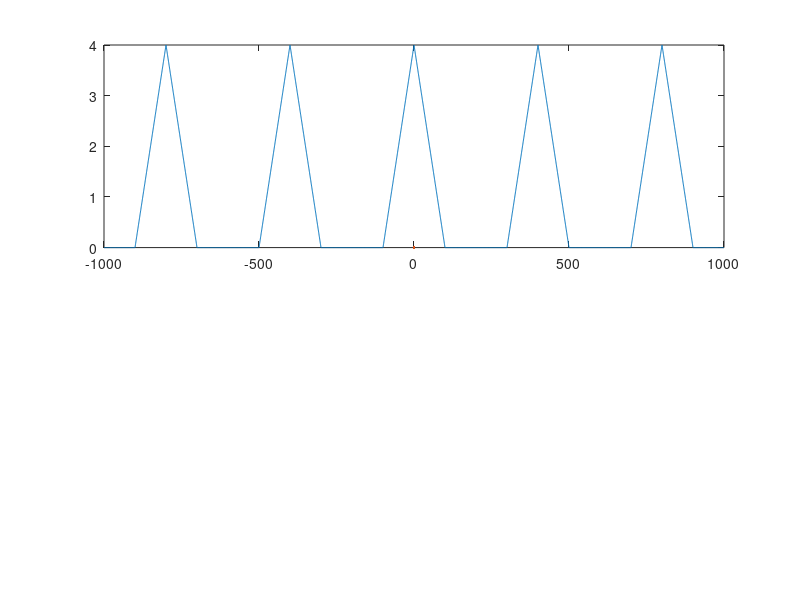
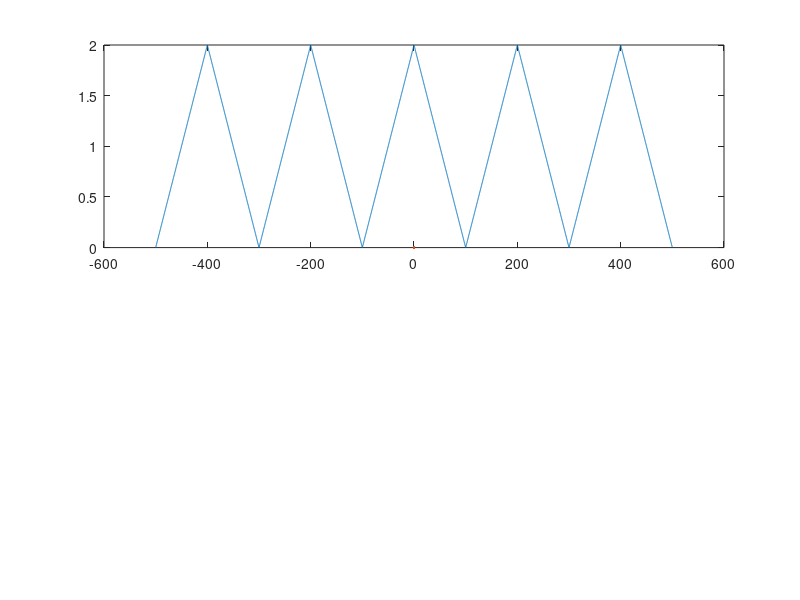
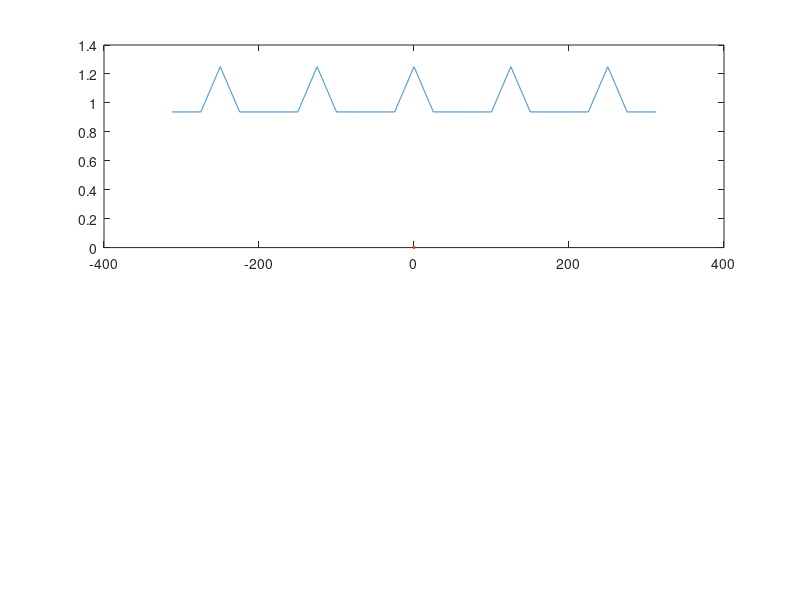
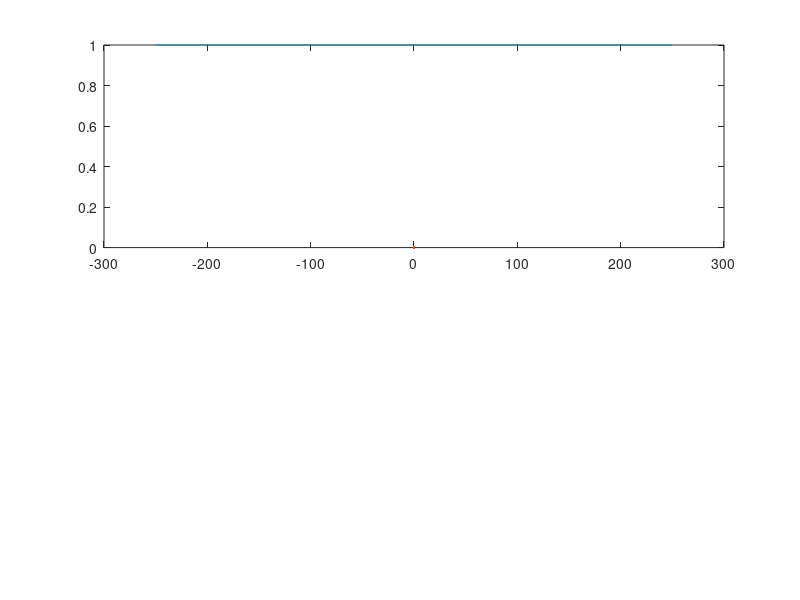

Write MATLAB code to recreate these figures, in order.
%Example 7
clc
close all
clear all
%fs=4*Bw
to = 1;
ts = .0025;
fs = 1/ts;
nup = round(to/ts);
nlo = -nup;
n = nlo:nup;
t = n*ts;
m =(sinc(100*t)).^2;
N = 1024;
fn = [0:1/N:5-1/N]*fs-5*fs/2;
k = 0:5*N-1;
WN = exp(-j*2*pi/N);
nk = n'*k;
W = WN.^nk;
M = m*W;
%M=fft(m,1024);
subplot(211),plot(fn,abs(fftshift(M)),0,0)

%fs=2*Bw
to = 1;
ts = .005;
fs = 1/ts;
nup = round(to/ts);
nlo = -nup;
n = nlo:nup;
t = n*ts;
m =(sinc(100*t)).^2;
N = 1024;
fn = [0:1/N:5-1/N]*fs-5*fs/2;
k = 0:5*N-1;
WN = exp(-j*2*pi/N);
nk = n'*k;
W = WN.^nk;
M = m*W;
%M=fft(m,1024);
figure(2)
subplot(211),plot(fn,abs(fftshift(M)),0,0)

%fs=1.25*Bw
to = 1;
ts = .008;
fs = 1/ts;
nup = round(to/ts);
nlo = -nup;
n = nlo:nup;
t = n*ts;
m =(sinc(100*t)).^2;
N = 1024;
fn = [0:1/N:5-1/N]*fs-5*fs/2;
k = 0:5*N-1;
WN = exp(-j*2*pi/N);
nk = n'*k;
W = WN.^nk;
M = m*W;
%M=fft(m,1024);
figure(3)
subplot(211),plot(fn,abs(fftshift(M)),0,0)

%fs=Bw
to = 1;
ts = .01;
fs = 1/ts;
nup = round(to/ts);
nlo = -nup;
n = nlo:nup;
t = n*ts;
m =(sinc(100*t)).^2;
N = 1024;
fn = [0:1/N:5-1/N]*fs-5*fs/2;
k = 0:5*N-1;
WN = exp(-j*2*pi/N);
nk = n'*k;
W = WN.^nk;
M = m*W;
%M=fft(m,1024);
figure(4)
subplot(211),plot(fn,abs(fftshift(M)),0,0)


